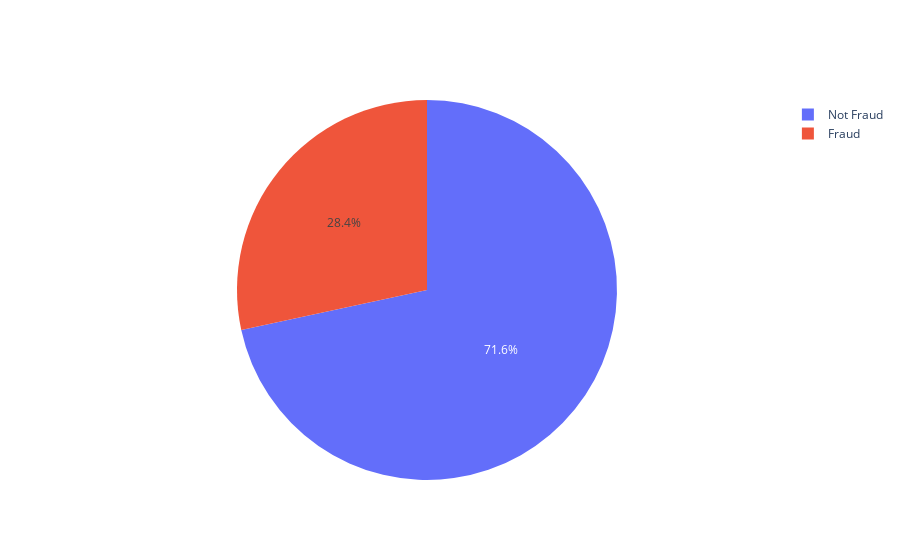

The code cell stored with this chart in its notebook:
### Code cell
#Checking for balance in target
fig = go.Figure(data=[go.Pie(labels=['Not Fraud','Fraud'], values=df['isFraud'].value_counts())])
fig.show()

### Figure 1 — Plotly figure (JSON) as saved in the notebook; plotly's stock layout.template omitted (floating-point values rounded to 4 significant figures)
{"data": [{"labels": ["Not Fraud", "Fraud"], "type": "pie", "values": [6304026, 2498583]}], "layout": {}}
